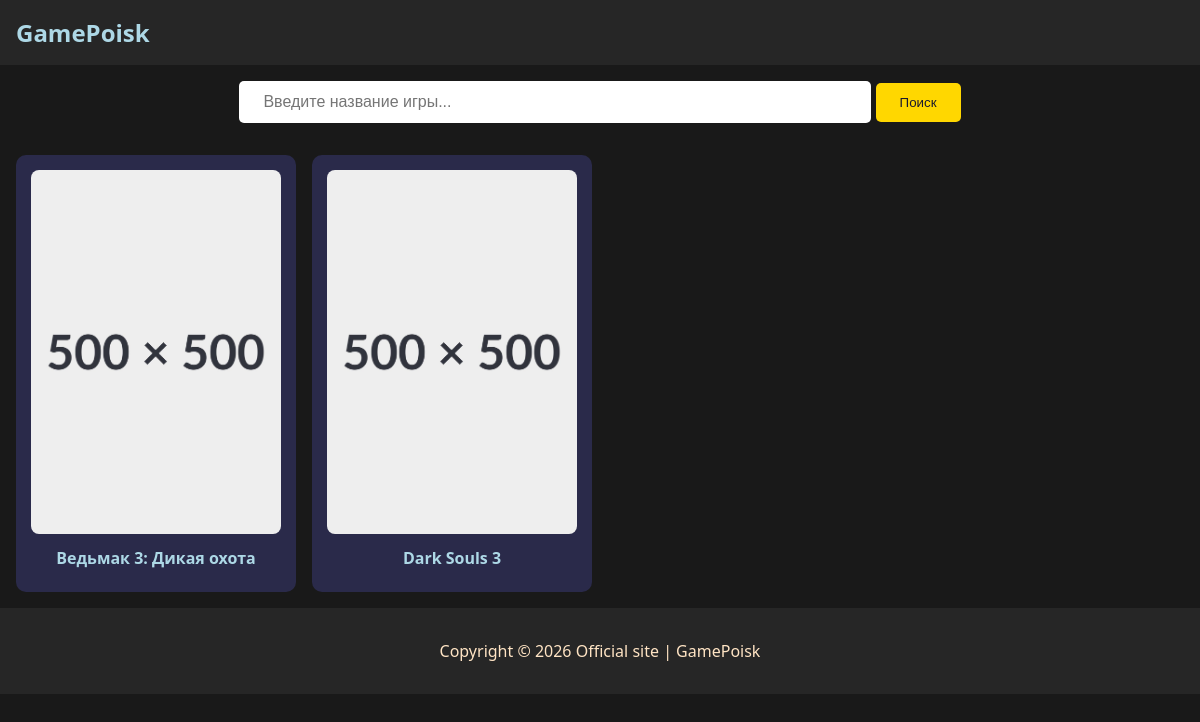
The page / on the database its author committed.
### games/models.py (models this page shows, shortened)
class Game(models.Model):
    title = models.CharField(max_length=255,
                             verbose_name="Название игры")
    image = models.ImageField(upload_to='game_images',
                              default='default.jpg',
                              verbose_name="Изображение игры")
    description = models.TextField(verbose_name="Краткое описание игры")
    release_date = models.DateField(null=True, blank=True, verbose_name="Дата выхода")
    genre = models.CharField(max_length=100, verbose_name="Жанр")
    developer = models.CharField(max_length=100, verbose_name="Разработчик")
    publisher = models.CharField(max_length=100, verbose_name="Издатель")
    platform = models.CharField(max_length=255, verbose_name="Плафторма")
    edition = models.CharField(max_length=100, verbose_name="Тип издания")
    os_req = models.CharField(max_length=200, default="0", verbose_name="Операционная система")
    cpu_req = models.CharField(max_length=200, default="0", verbose_name="Процессор")
    ram_req = models.CharField(max_length=100, default="0", verbose_name="Оперативная память")
    gpu_req = models.CharField(max_length=200, default="0", verbose_name="Видеокарта")
    disk_req = models.CharField(max_length=50, default="0", verbose_name="Место на жестком диске")
    slug = models.SlugField(max_length=200, unique=True, blank=True, verbose_name="URL-метка")
    screenshots = models.ManyToManyField('Screenshot', blank=True, related_name='games', verbose_name="Скриншоты")
    video_url = models.FileField(blank=True, upload_to="videos/", verbose_name="Ссылка на видео")
    def __str__(self):
        return self.title
    class Meta:
        verbose_name = 'Игра'
        verbose_name_plural = 'Игры'

### games/views.py (the view)
# urls.py: path("", views.game_list, name="game_list"),
def game_list(request):
    games = Game.objects.all()
    context = {'games': games}
    print(context)
    return render(request, "games/game_list.html", context)

### games/templates/games/game_list.html
{% extends 'base.html' %}
{% block content %}
<div class="search-container">
    <form method="get">
        <input type="text" name="q" id="search-input" placeholder="Введите название игры...">
        <button class="submit-button">Поиск</button>
    </form>
</div>
<div class="game-grid">
        {% for game in games %}
            <a href="{% url 'game_detail' game.id %}" class="game-card">
                <img class="game-image" src="{{ game.image.url }}" alt="{{ game.title }} cover">
                <div class="game-title">{{ game.title }}</div>
            </a>
        {% endfor %}
</div>
{% endblock %}

### static/css/style.css (style rules this page uses)
body, main { margin: 0; font-family: 'Segoe UI', Tahoma, Geneva, Verdana, sans-serif; background-color: rgb(25, 25, 25); color: bisque }
body { min-height: 100vh; }
a { color: lightblue; text-decoration: none; }
.search-container { text-align: center; padding: 1rem; }
#search-input { width: 50%; padding: 0.75rem 1.5rem; font-size: 1rem; border-radius: 5px; border: none; }
.submit-button { background-color: #ffd700; color: #1a1a2e; border: none; padding: 0.75rem 1.5rem; border-radius: 5px; cursor: pointer; }
.game-grid { display: grid; grid-template-columns: repeat(auto-fill, minmax(250px, 1fr)); gap: 1rem; padding: 1rem; }
.game-card { background-color: #2a2a4a; border-radius: 10px; transition: transform 0.3s ease; cursor: pointer; padding: 15px; text-align: center; }
.game-image { max-width: 100%; height: 364px; object-fit: cover; margin: 0 auto; border-radius: 8px; }
.game-title { padding: 0.5rem; margin: 0; font-weight: bold; }

### rows shown on the page
Game: image (placeholder picture), title "Ведьмак 3: Дикая охота"
Game: image (placeholder picture), title "Dark Souls 3"
